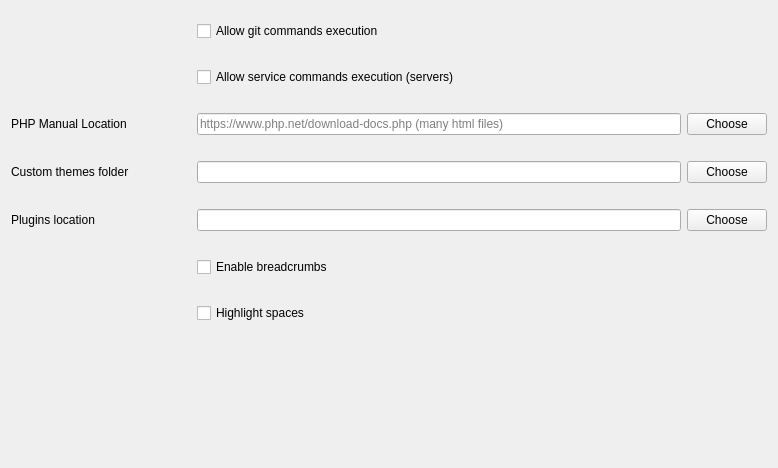
         <widget class="QWidget" name="scrollAreaWidgetContents_8">
          <property name="geometry">
           <rect>
            <x>0</x>
            <y>0</y>
            <width>778</width>
            <height>468</height>
           </rect>
          </property>
          <layout class="QVBoxLayout" name="verticalLayout_17">
           <item>
            <layout class="QHBoxLayout" name="gitLayout">
             <property name="leftMargin">
              <number>186</number>
             </property>
             <property name="topMargin">
              <number>10</number>
             </property>
             <property name="rightMargin">
              <number>0</number>
             </property>
             <property name="bottomMargin">
              <number>10</number>
             </property>
             <item>
              <widget class="QCheckBox" name="gitCheckbox">
               <property name="sizePolicy">
                <sizepolicy hsizetype="Preferred" vsizetype="Fixed">
                 <horstretch>0</horstretch>
                 <verstretch>0</verstretch>
                </sizepolicy>
               </property>
               <property name="minimumSize">
                <size>
                 <width>300</width>
                 <height>0</height>
                </size>
               </property>
               <property name="text">
                <string>Allow git commands execution</string>
               </property>
              </widget>
             </item>
            </layout>
           </item>
           <item>
            <layout class="QHBoxLayout" name="serversLayout">
             <property name="leftMargin">
              <number>186</number>
             </property>
             <property name="topMargin">
              <number>10</number>
             </property>
             <property name="bottomMargin">
              <number>10</number>
             </property>
             <item>
              <widget class="QCheckBox" name="serversCheckbox">
               <property name="sizePolicy">
                <sizepolicy hsizetype="Preferred" vsizetype="Fixed">
                 <horstretch>0</horstretch>
                 <verstretch>0</verstretch>
                </sizepolicy>
               </property>
               <property name="minimumSize">
                <size>
                 <width>300</width>
                 <height>0</height>
                </size>
               </property>
               <property name="text">
                <string>Allow service commands execution (servers)</string>
               </property>
              </widget>
             </item>
            </layout>
           </item>
           <item>
            <layout class="QHBoxLayout" name="phpmanualPathLayout">
             <property name="topMargin">
              <number>10</number>
             </property>
             <property name="bottomMargin">
              <number>10</number>
             </property>
             <item>
              <widget class="QLabel" name="phpmanualLabel">
               <property name="minimumSize">
                <size>
                 <width>180</width>
                 <height>0</height>
                </size>
               </property>
               <property name="text">
                <string>PHP Manual Location</string>
               </property>
              </widget>
             </item>
             <item>
              <widget class="QLineEdit" name="phpmanualLineEdit">
               <property name="placeholderText">
                <string>https://www.php.net/download-docs.php (many html files)</string>
               </property>
              </widget>
             </item>
             <item>
              <widget class="QPushButton" name="phpManualPathButton">
               <property name="text">
                <string>Choose</string>
               </property>
              </widget>
             </item>
            </layout>
           </item>
           <item>
            <layout class="QHBoxLayout" name="customThemesFolderLayout">
             <property name="leftMargin">
              <number>0</number>
             </property>
             <property name="topMargin">
              <number>10</number>
             </property>
             <property name="bottomMargin">
              <number>10</number>
             </property>
             <item>
              <widget class="QLabel" name="customThemesFolderLabel">
               <property name="minimumSize">
                <size>
                 <width>180</width>
                 <height>0</height>
                </size>
               </property>
               <property name="text">
                <string>Custom themes folder</string>
               </property>
              </widget>
             </item>
             <item>
              <widget class="QLineEdit" name="customThemesFolderLineEdit"/>
             </item>
             <item>
              <widget class="QPushButton" name="customThemesButton">
               <property name="text">
                <string>Choose</string>
               </property>
              </widget>
             </item>
            </layout>
           </item>
           <item>
            <layout class="QHBoxLayout" name="pluginsFolderLayout">
             <property name="topMargin">
              <number>10</number>
             </property>
             <property name="bottomMargin">
              <number>10</number>
             </property>
             <item>
              <widget class="QLabel" name="pluginsFolderLabel">
               <property name="minimumSize">
                <size>
                 <width>180</width>
                 <height>0</height>
                </size>
               </property>
               <property name="text">
                <string>Plugins location</string>
               </property>
              </widget>
             </item>
             <item>
              <widget class="QLineEdit" name="pluginsFolderLineEdit"/>
             </item>
             <item>
              <widget class="QPushButton" name="pluginsFolderButton">
               <property name="text">
                <string>Choose</string>
               </property>
              </widget>
             </item>
            </layout>
           </item>
           <item>
            <layout class="QHBoxLayout" name="breadcrumbsLayout">
             <property name="leftMargin">
              <number>186</number>
             </property>
             <property name="topMargin">
              <number>10</number>
             </property>
             <property name="bottomMargin">
              <number>10</number>
             </property>
             <item>
              <widget class="QCheckBox" name="breadcrumbsCheckbox">
               <property name="text">
                <string>Enable breadcrumbs</string>
               </property>
              </widget>
             </item>
            </layout>
           </item>
           <item>
            <layout class="QHBoxLayout" name="highlightSpacesLayout">
             <property name="leftMargin">
              <number>186</number>
             </property>
             <property name="topMargin">
              <number>10</number>
             </property>
             <property name="bottomMargin">
              <number>10</number>
             </property>
             <item>
              <widget class="QCheckBox" name="highlightSpacesCheckbox">
               <property name="text">
                <string>Highlight spaces</string>
               </property>
              </widget>
             </item>
            </layout>
           </item>
           <item>
            <spacer name="miscSpacer">
             <property name="orientation">
              <enum>Qt::Vertical</enum>
             </property>
             <property name="sizeHint" stdset="0">
              <size>
               <width>20</width>
               <height>40</height>
              </size>
             </property>
            </spacer>
           </item>
          </layout>
         </widget>
